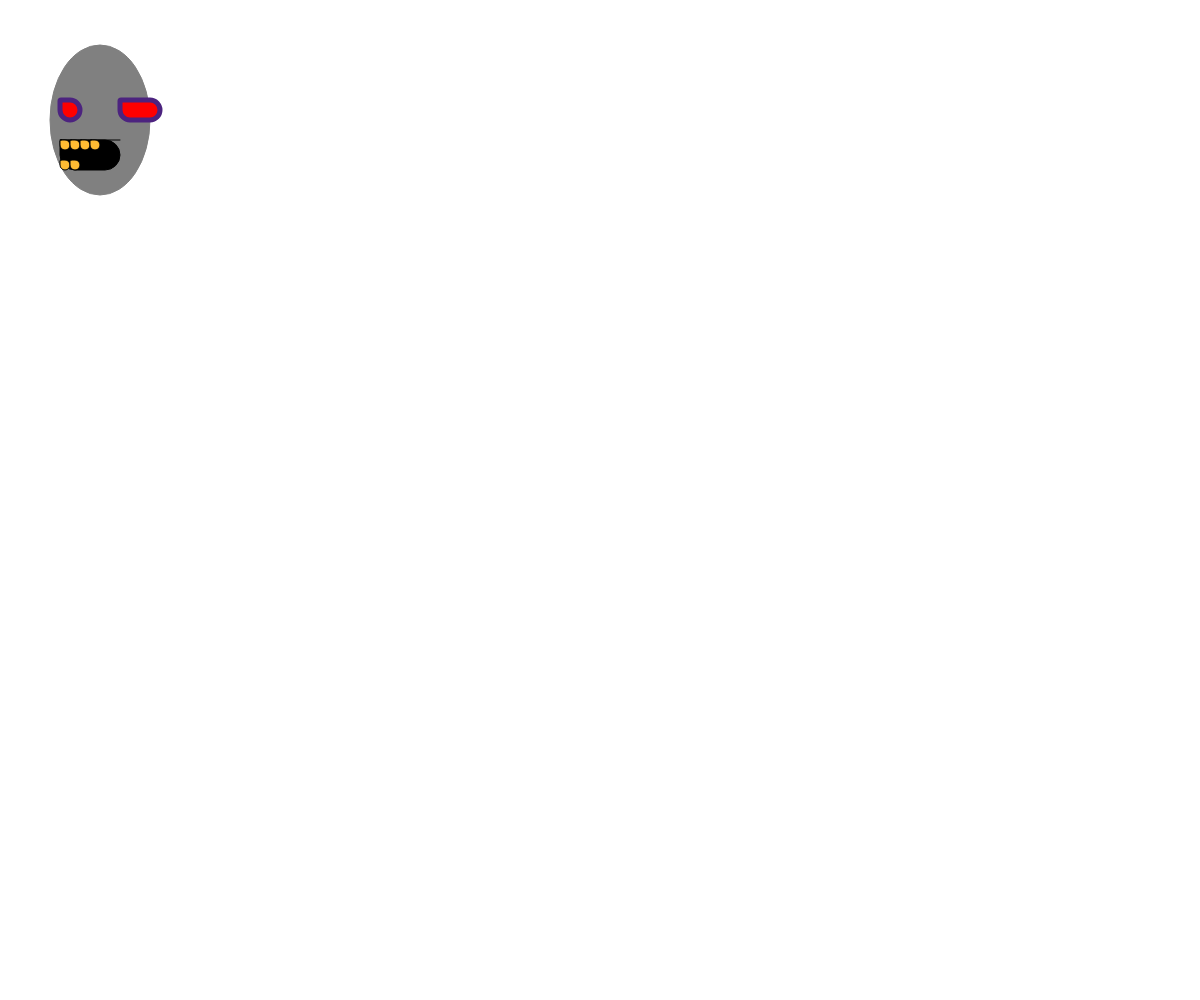
Frame 1 (no input)
Frame 60 (no input): identical to frame 1, image omitted
Frame 120 (the mouse pressed at the canvas centre since frame 60): identical to frame 1, image omitted

The p5.js sketch that drew this single still picture (run headless with seeded random() and noise() and a simulated clock; from frame 60 on, the mouse is pressed at the canvas centre):

// p5.js sketch
// ── sketch.js
function setup() {
  
}

function draw() {
   createCanvas(windowWidth, windowHeight);
 //rock
   fill('grey');
   stroke('grey')
   ellipse(100,120,100,150);
   
   //mouth
  fill('black');
stroke('black')
	line(60,140, 120,140);
	ellipse(60,100/2);
	rect(60,140, 60,30, 1,140)
	//Teeth
	fill(255, 187, 51)
	rect(60,140, 10,10, 1,30)
		rect(70,140, 10,10, 1,30)
			rect(80,140, 10,10, 1,30)
				rect(90,140, 10,10, 1,30)
					rect(60,160, 10,10, 1,30)
					rect(70,160, 10,10, 1,30)
	
	//eyes
	fill('red')
	strokeWeight(5)
	stroke(76, 35, 127)
	rect(60,100, 20,20, 1,30)
		rect(120,100, 40,20, 1,30)
	
	
   
  }
